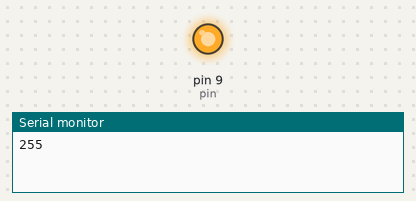
The sketch below on a simulated Arduino Uno, built with avr-gcc and run on an emulated ATmega328P. Shown: output pins drawn as LEDs (lit = HIGH), the last lines printed to the serial monitor.

Above: at 1.0 s.
At 3.0 s:
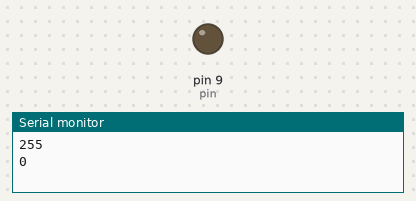
Timing chart, 0 to 5.2 s (numbered marks = the images above):
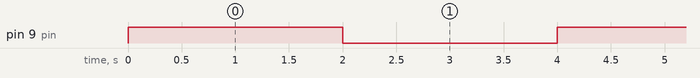

The sketch:

PinTest.ino
```cpp
#define analog
#define pin 9

void setup() {
  // put your setup code here, to run once:
  Serial.begin(9600);
  pinMode(pin, OUTPUT);
}

void loop() {
  // put your main code here, to run repeatedly:
  Serial.println("255");
  digitalWrite(pin, HIGH);
  delay(2000);
  Serial.println("0");
  digitalWrite(pin, LOW);
  delay(2000);
}
```

Measured:
- by itself, pin 9 (pin): alternates HIGH for 2.0 s and LOW for 2.0 s
